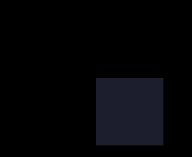
Frame 1 (no input)
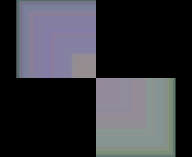
Frame 60 (the mouse pressed at the canvas centre just before this capture)
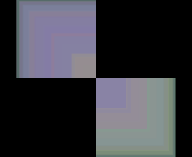
Frame 120 (the mouse held since frame 60 and released just before this capture)

The Processing sketch that drew these frames (run headless with seeded random() and noise(); from frame 60 on, the mouse is pressed at the canvas centre):

// Processing sketch: processing_20180
// ── processing_20180.pde

int counter;

void setup() {  
  size(192,157);
  background(0);  
  colorMode(HSB);  
  counter = 0;
}

void draw() {  
  counter++;
  noStroke();
  fill(random(255),97,179,65);
  
  if(mousePressed == true) { //add some interaction
    rect(mouseX, mouseY, 30, 30);
  }
  else {
    rect(width/2, height/2, 80*sin(counter), 80*sin(counter));
  }
}

                
                                
